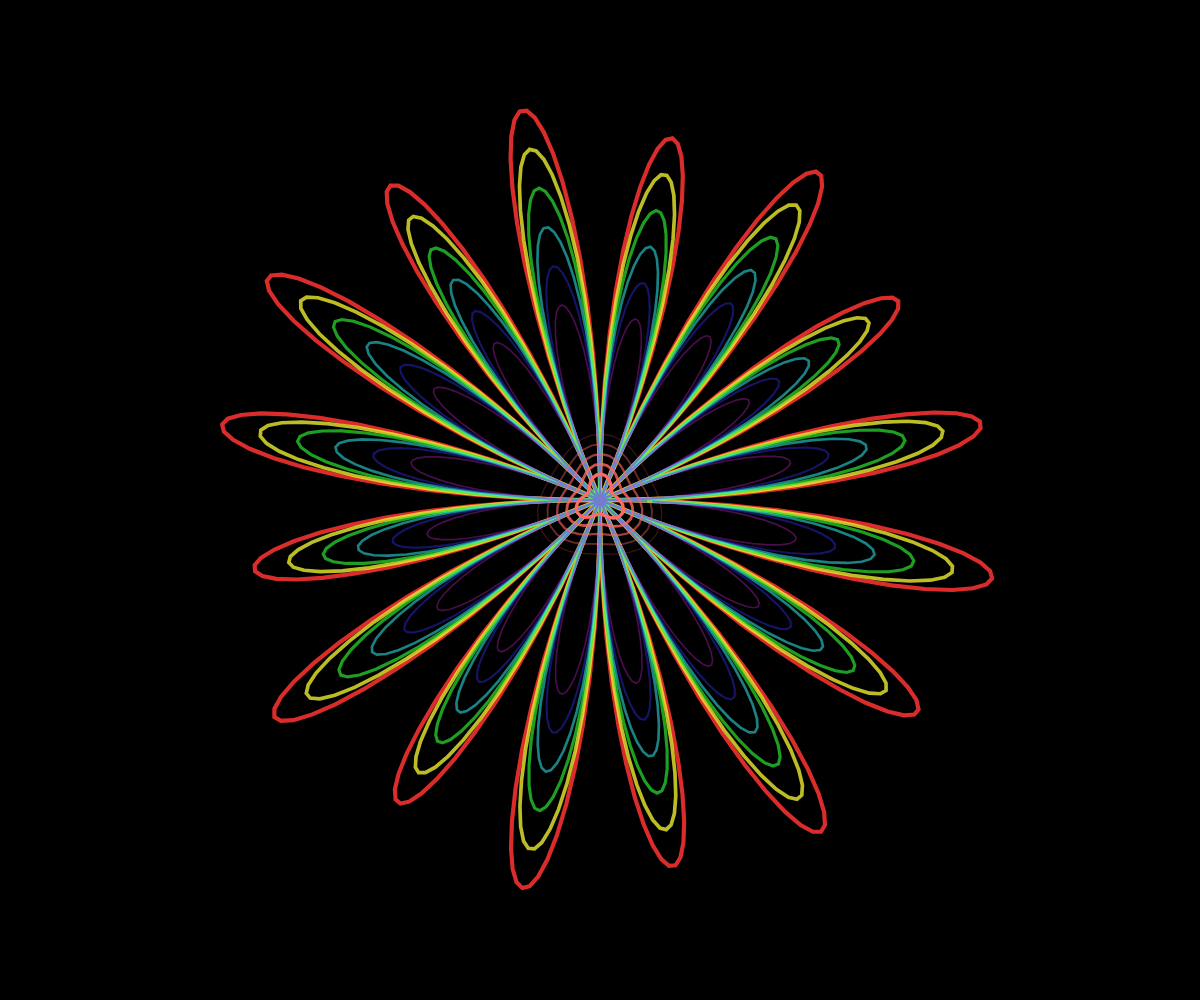
Frame 1 (no input)
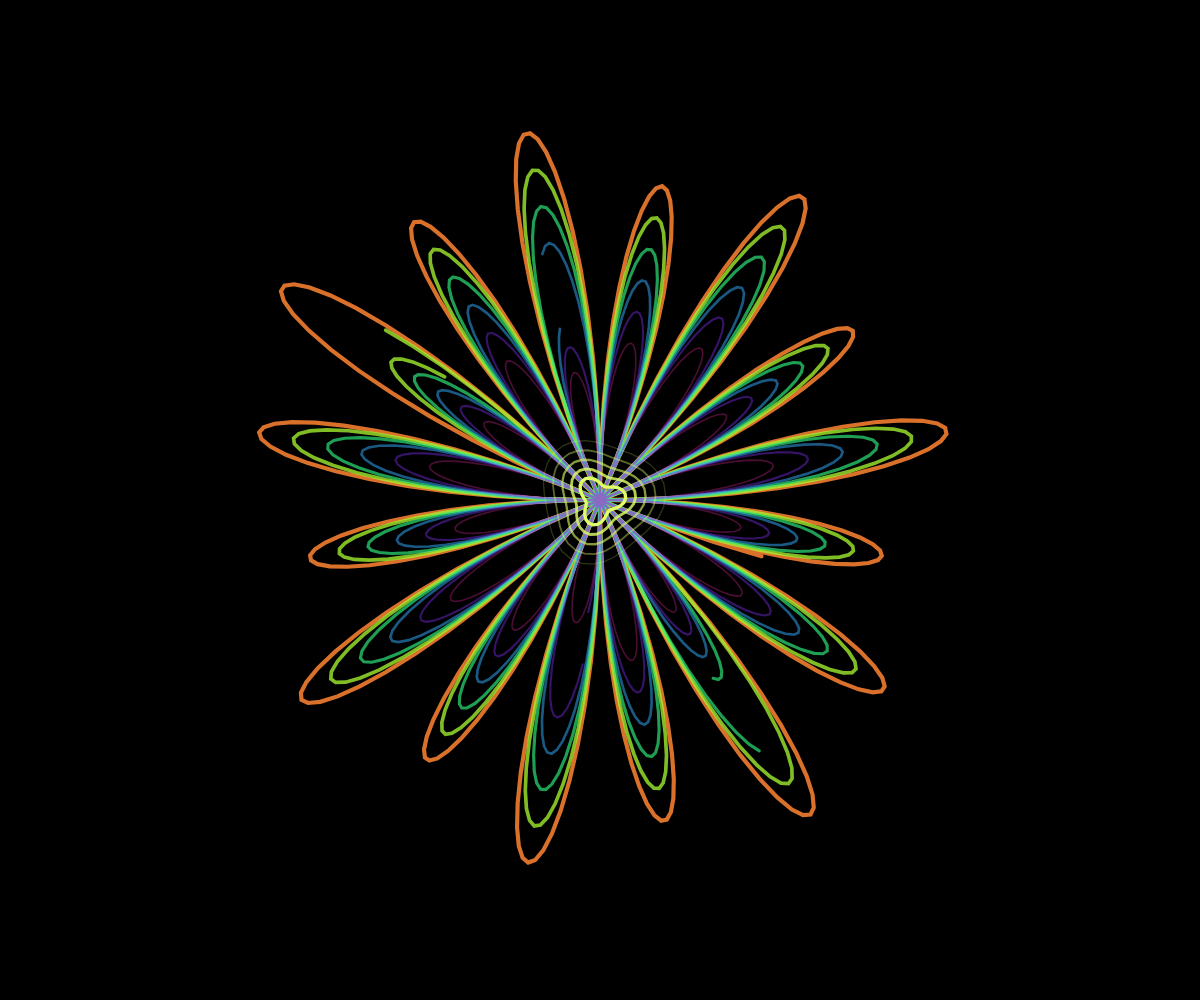
Frame 60 (no input)
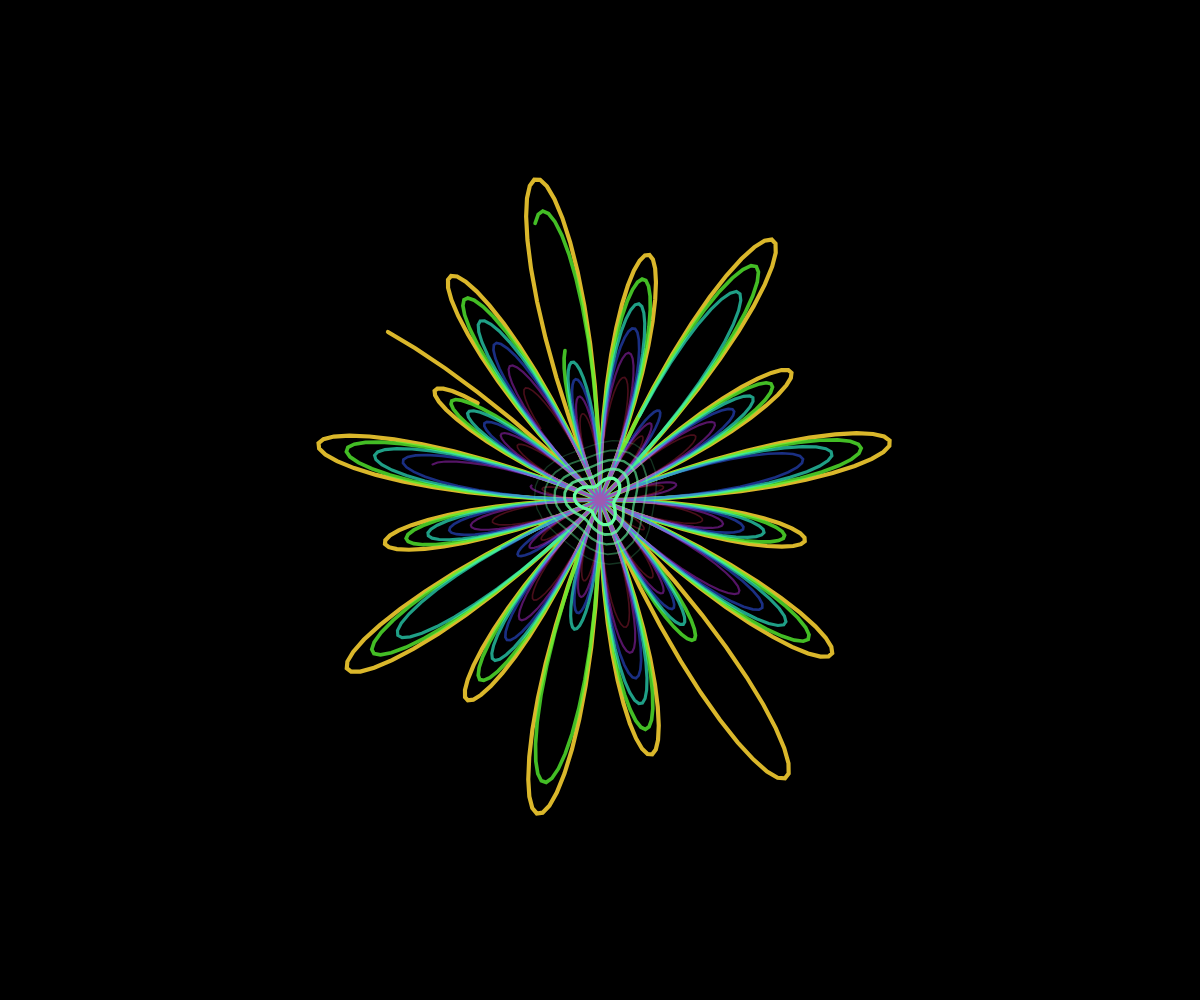
Frame 120 (the mouse pressed at the canvas centre since frame 60)

The p5.js sketch that drew these frames (run headless with seeded random() and noise() and a simulated clock; from frame 60 on, the mouse is pressed at the canvas centre):

// p5.js sketch
// ── sketch.js
// Global variables
let time = 0;

function setup() {
    // Create fullscreen canvas
    createCanvas(windowWidth, windowHeight);
    
    // Set angle mode to degrees
    angleMode(DEGREES);
    
    // Set color mode to HSB (Hue, Saturation, Brightness)
    colorMode(HSB, 360, 100, 100, 100);
}

function draw() {
    // Set background to black
    background(0, 0, 0);
    
    // Move origin to center
    translate(width / 2, height / 2);
    
    // Increment time
    time += 0.8;
    
    // Draw spiral flower
    drawSpiralFlower();
}

function drawSpiralFlower() {
    // Set number of petals and layers
    const petals = 8;
    const layers = 6;
    
    // Draw each layer
    for (let layer = 0; layer < layers; layer++) {
        // Calculate different hue for each layer
        let hue = (time * 0.5 + layer * 60) % 360;
        
        // Decrease alpha for outer layers
        let alpha = 90 - layer * 12;
        
        // Set stroke color and weight - scale stroke to screen
        stroke(hue, 80, 95, alpha);
        strokeWeight((2.5 - layer * 0.3) * (min(width, height) / 600));
        noFill();
        
        // Draw petal shape
        beginShape();
        for (let i = 0; i < 361; i++) {
            // Different rotation speed for each layer
            let angle = i + time * (layer + 1) * 0.4;
            
            // Calculate petal radius using sin function
            let petalRadius = sin(petals * angle);
            
            // Add wave effect
            let waveEffect = cos(angle * 0.08 + time * 0.3);
            
            // Calculate final radius - scale to screen size
            let baseRadius = min(width, height) * 0.4;
            let r = (baseRadius - layer * (baseRadius * 0.1)) * petalRadius * waveEffect;
            
            // Convert polar to cartesian coordinates
            let x = r * cos(angle);
            let y = r * sin(angle);
            
            // Add vertex
            vertex(x, y);
        }
        endShape();
    }
    
    // Add small glowing center point
    drawCenterGlow();
}

function drawCenterGlow() {
    // Draw center glow effect
    push();
    
    // Rotate based on time
    rotate(time * 2);
    
    // Change glow color over time
    let glowHue = (time * 1.5) % 360;
    
    // Create glow effect with multiple concentric circles - scale to screen
    for (let i = 0; i < 5; i++) {
        let baseSize = min(width, height) * 0.02;
        let radius = baseSize + i * (baseSize * 0.5);
        let alpha = 100 - i * 20;
        
        stroke(glowHue, 60, 100, alpha);
        strokeWeight((2 - i * 0.3) * (min(width, height) / 600));
        noFill();
        
        // Draw slightly deformed circles - scale to screen
        beginShape();
        for (let angle = 0; angle < 360; angle += 10) {
            let r = radius + sin(angle * 3 + time) * (baseSize * 0.3);
            let x = r * cos(angle);
            let y = r * sin(angle);
            vertex(x, y);
        }
        endShape(CLOSE);
    }
    
    pop();
}

// Handle window resize
function windowResized() {
    resizeCanvas(windowWidth, windowHeight);
}
